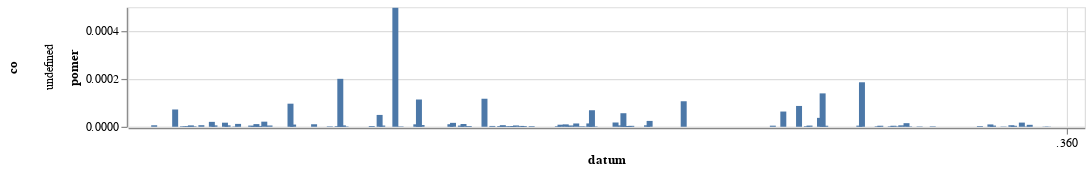

Notebook code cell kept with this figure:
### Code cell
graf(podil_vyskytu_behem_roku(r"(?i)cyklist","cyklistika").filter(pl.col("pocet_slov") > 10000))

### Figure 1 — Vega-Lite specification as saved in the notebook (floating-point values rounded to 4 significant figures; data arrays with more than 128 entries replaced by an {"elided": "..."} marker saying what was removed)
{"config": {"view": {"continuousWidth": 300, "continuousHeight": 300}}, "data": {"name": "data-174268d254ee79341ac8248244fd320a"}, "mark": {"type": "bar"}, "encoding": {"row": {"field": "co", "type": "nominal"}, "x": {"field": "datum", "type": "temporal"}, "y": {"field": "pomer", "type": "quantitative"}}, "height": 100, "width": 800, "$schema": "https://vega.github.io/schema/vega-lite/v5.8.0.json", "datasets": {"data-174268d254ee79341ac8248244fd320a": {"elided": "346 records"}}}
